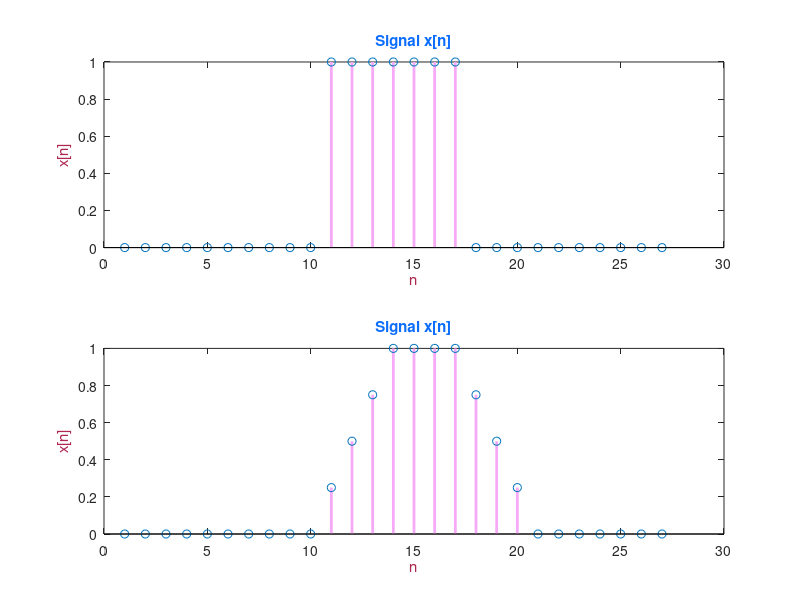

Recreate this plot in MATLAB.
clc;
clear all;
close all;    


% First example

% syms n
% f =sin(n);
% ztrans(f)

% second example
% syms m n
% f =exp(m+n);
% ztrans(f);

% Third example
% syms n

% f= (0.8*0.5^n)-(0.5*0.8^n)/0.3 ;
% ztrans(f);

% Fouth example
% syms f(n) z
% f(n) = 1/n;
% F = iztrans(f,z,n);
% F=ztrans(1/n,n,z)

x = [zeros(1, 10) ones(1, 7) zeros(1, 10)];
a = [1];
b = [1/4 1/4 1/4 1/4];
z = filter (b, a, x);
f14 = figure("Name", 'Signals');
set(f14, 'color', '#BDACE4');

subplot(2, 1, 1)

stem(x, 'color', '#F5A9F7', 'LineWidth', 2)

xlabel('n', 'color', '#ad2750')
ylabel('x[n]', 'color', '#ad2750')
title('Signal x[n]', 'color', '#0d6efd')
subplot(2, 1, 2)

stem(z, 'color', '#F5A9F7', 'LineWidth', 2)
title('Signal x[n]', 'color', '#0d6efd')
xlabel('n', 'color', '#ad2750')
ylabel('x[n]', 'color', '#ad2750')
